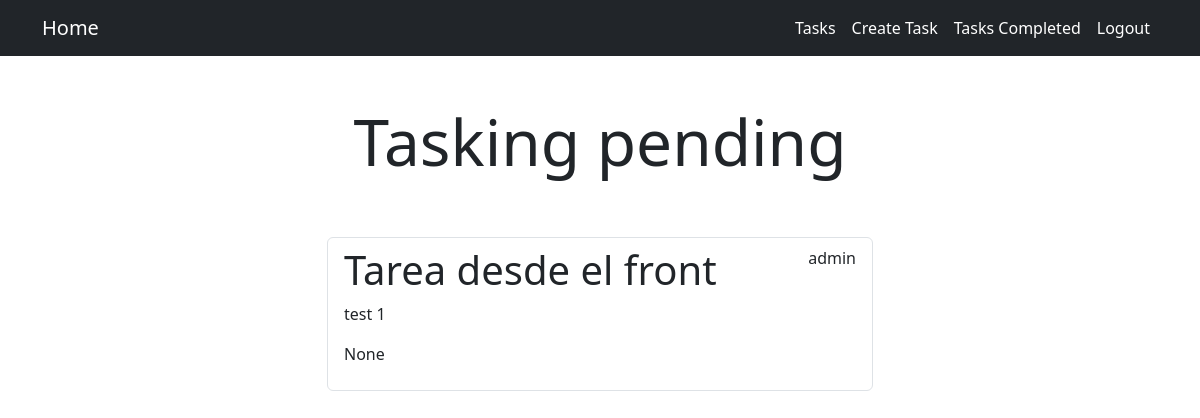
The app's page /tasks/ (signed in), older data.
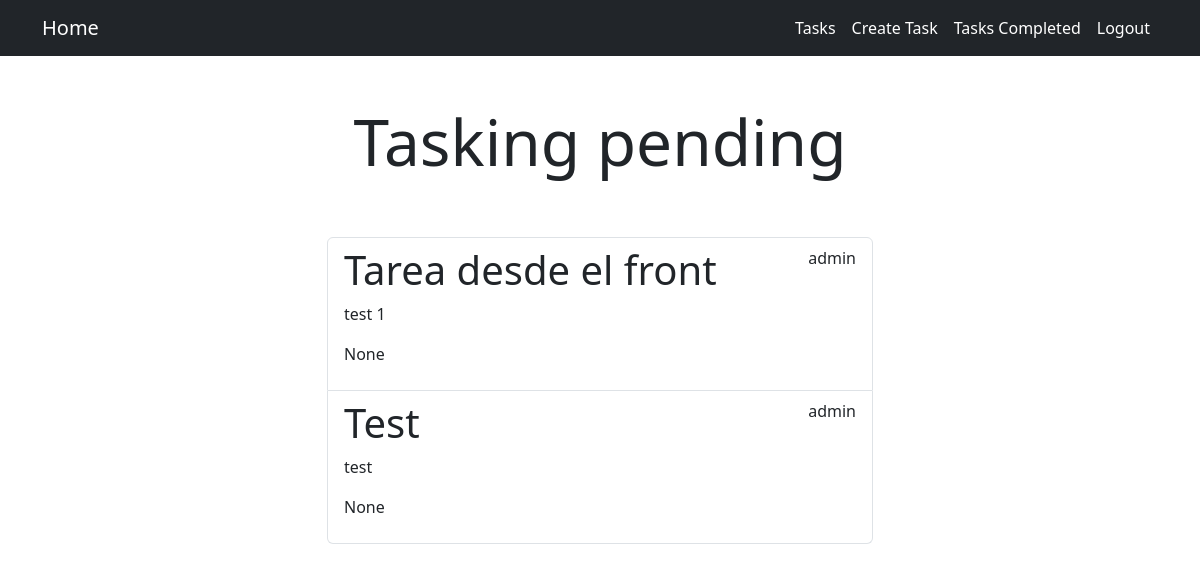
The same page, newer data.
### tasks/models.py (models this page shows, shortened)
class Task(models.Model):
    title = models.CharField(max_length=200)
    description = models.TextField(blank=True)
    created = models.DateField(auto_now_add=True)
    datecompleted = models.DateField(null=True, blank=True)
    important = models.BooleanField(default=False)
    user = models.ForeignKey(User, on_delete=models.CASCADE)

### tasks/views.py (the view)
# urls.py: path('tasks/', views.tasks, name='tasks'),
@login_required
def tasks(request):
    task = Task.objects.filter(user = request.user, datecompleted__isnull=True)
    return render(request, 'tasks.html', {'tasks':task})

### tasks/templates/tasks.html
{% extends 'base.html' %}
{% block content %}
<main class="container">
    <div class="row">
        <div class="col-md-6 offset-md-3">
            <h1 class="text-center display-3 py-5">Tasking pending</h1>
            <ul class="list-group">
                {% for task in tasks %}
                <a class="list-group-item" href="{% url 'task_detail' task.id %}">
                        <header class="d-flex justify-content-between">
                            {% if task.important %}
                            <h1>{{task.title}}</h1>
                            <p>{{task.user.username}}</p>
                            {% else %}
                            <h1>{{task.title}}</h1>
                            <p>{{task.user.username}}</p>
                            {% endif %}
                        </header>
                        <p>{{task.description}}</p>
                        <p>{{task.datecompleted}}</p>
                </a>
                {% endfor %}
            </ul>
        </div>
    </div>
</main>
{% endblock %}

### tasks/templates/base.html (shortened to what this page needs)
<!DOCTYPE html>
<html lang="en">
<head>
    <link rel="stylesheet" href="https://cdn.jsdelivr.net/npm/bootstrap@5.3.5/dist/css/bootstrap.min.css">
</head>
<body>
    <nav class="navbar navbar-expand-lg bg-dark">
        <div class="container">
          <a class="navbar-brand text-white" href="/">Home</a>
          <div class="collapse navbar-collapse" id="navbarNav">
            <ul class="navbar-nav ms-auto">
                {% if user.is_authenticated %}
                <li class="nav-item">
                    <a class="nav-link text-white"  href="/tasks">Tasks</a>
                </li>
                <li class="nav-item">
                    <a class="nav-link text-white"  href="/tasks/create">Create Task</a>
                </li>
                <li class="nav-item">
                    <a class="nav-link text-white"  href="/tasks_completed">Tasks Completed</a>
                </li>
                <li class="nav-item">
                    <a class="nav-link text-white"  href="/logout">Logout</a>
                </li>
                {% endif %}
            </ul>
          </div>
        </div>
      </nav>
    {% block content %}
    {% endblock  %}
</body>
</html>

Row changes from the older to the newer data that the page shows:
added Task: title "Test", user.username "admin", description "test", datecompleted "None"
